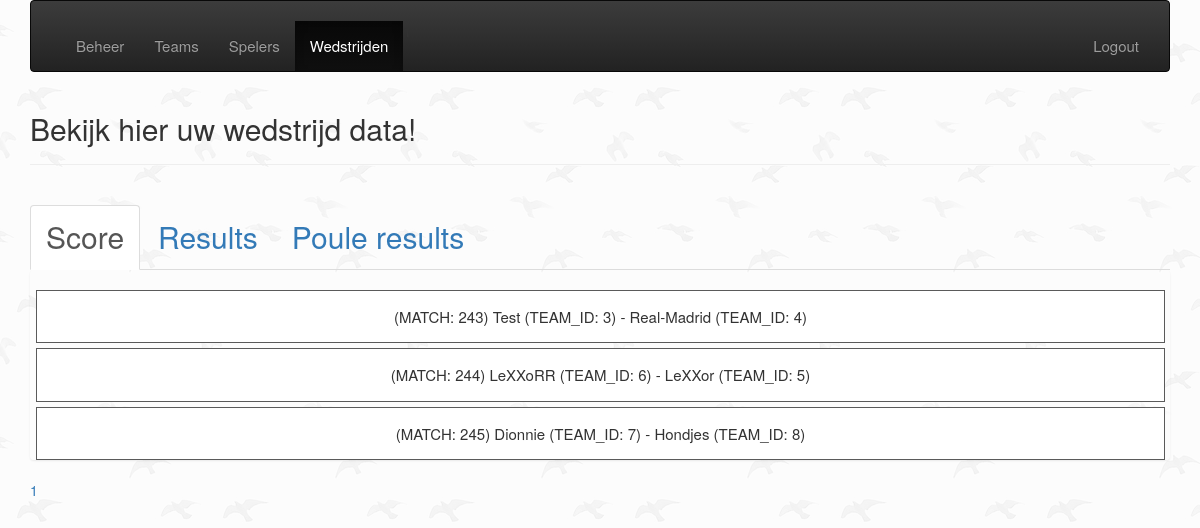
The app's page /admin/public/createGame.php (signed in), older data.
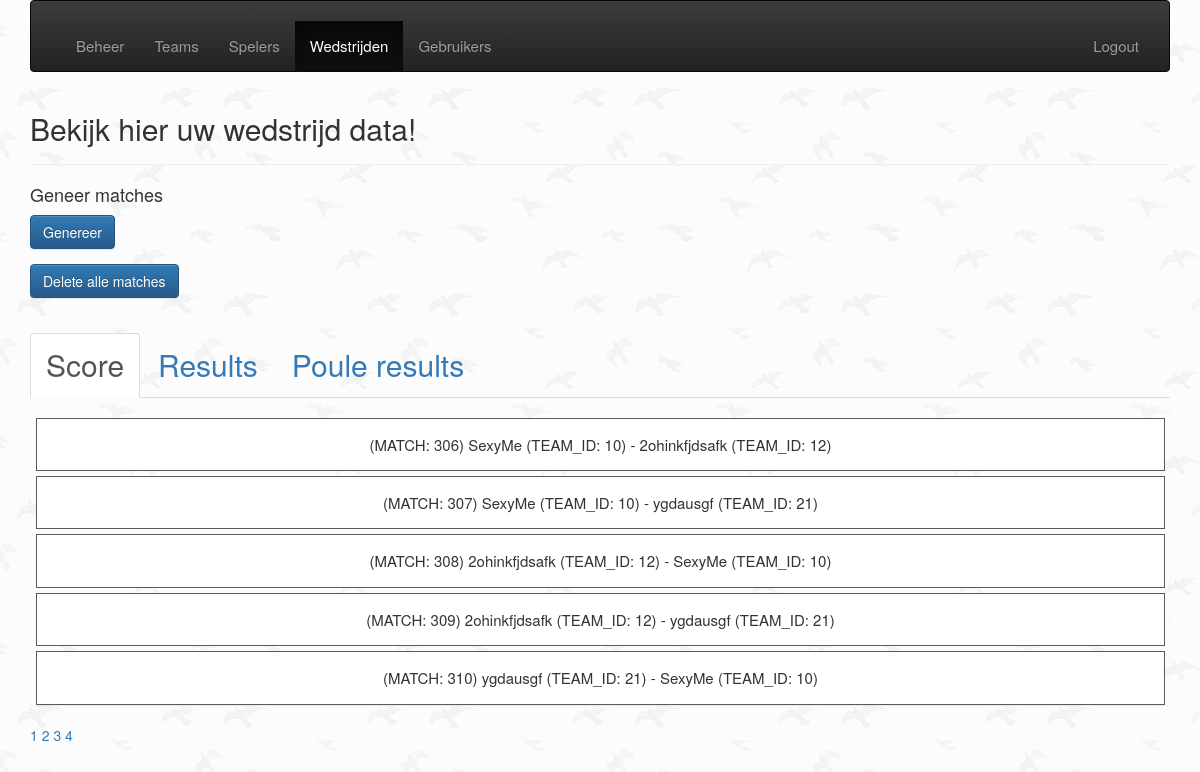
The same page, newer data.
### tables this page shows
CREATE TABLE `tbl_matches` (
  `id` int(10) UNSIGNED NOT NULL,
  `team_id_a` int(10) UNSIGNED NOT NULL,
  `team_id_b` int(10) UNSIGNED NOT NULL,
  `score_team_a` int(10) UNSIGNED DEFAULT '0',
  `score_team_b` int(10) UNSIGNED DEFAULT '0',
  `isPlayed` tinyint(1) DEFAULT '0',
  `matchType` int(1) NOT NULL DEFAULT '0',
  `start_time` datetime DEFAULT NULL
);

CREATE TABLE `tbl_teams` (
  `id` int(11) UNSIGNED NOT NULL,
  `poule_id` int(11) NOT NULL DEFAULT '0',
  `name` varchar(255) NOT NULL,
  `points` int(3) DEFAULT '0',
  `totalGoals` int(11) NOT NULL DEFAULT '0',
  `created_at` datetime NOT NULL DEFAULT CURRENT_TIMESTAMP,
  `deleted_at` datetime DEFAULT NULL
);

### admin/app/init.php (called while the page is built)
<?php
$navMenu = [
    [
        'label' => 'Beheer',
        'link'  => 'beheer.php',
        'level' => 1
    ],
    [
        'label' => 'Teams',
        'link'  => 'createTeam.php',
        'level' => 1
    ],
    [
        'label' => 'Spelers',
        'link'  => 'createPlayer.php',
        'level' => 1
    ],
    [
        'label' => 'Wedstrijden',
        'link'  => 'createGame.php',
        'level' => 1
    ],
    [
        'label' => 'Gebruikers',
        'link'  => 'createUser.php',
        'level' => 2
    ],
];

### admin/public/createGame.php (the view, shortened to what the changed rows need)
<?php
require ('../app/database.php');
require ('header.php');
?>
    <header class="page-header">
        <h2>Bekijk hier uw wedstrijd data!</h2>
    </header>
    <?php if ( $_SESSION['adminLevel'] >= 2 ) :?>
        <h4>Geneer matches</h4>
        <form action="../app/create_game_manager.php" method="POST">
            <div class="form-group">
                <input class="btn btn-primary" type="submit" value="Genereer">
            </div>
        </form>
        <form action="../app/delete_game_manager.php" method="POST">
            <div class="form-group">
                <input class="btn btn-primary" type="submit" value="Delete alle matches">
            </div>
        </form>
    <?php endif; ?>
    <ul class="nav nav-tabs" id="filter" role="tablist">
        <li role="presentation" class="active">
        </li>
        <li role="presentation" class="">
        </li>
        <li role="presentation" class="">
        </li>
    </ul>
    <div class="tab-content" id="tab-content">
        <div class="tab-pane active" id="score">
            <?php
            $page = isset($_GET['page'])?(int)$_GET['page'] : 1;
            $perPage = isset($_GET['per-page'])&& $_GET['per-page'] <=5 ?(int)$_GET['per-page'] : 5;
            $start = ($page > 1) ? ($page * $perPage) - $perPage : 0;
            $matches = $db_conn->prepare ("SELECT SQL_CALC_FOUND_ROWS * FROM tbl_matches WHERE isPlayed = FALSE LIMIT {$start},{$perPage}");
            $matches->execute();
            $matches = $matches->fetchAll(PDO::FETCH_ASSOC);
            $total = $db_conn->query("SELECT FOUND_ROWS() as total")->fetch()['total'];
            $pages = ceil($total /$perPage);
            $teams = $db_conn->prepare ("SELECT * FROM tbl_teams");
            $teams->execute();
            $teams = $teams->fetchAll(PDO::FETCH_ASSOC);
            ?>
            <ul class="list-group">
                <?php
                    foreach ($matches as $match)
                    {
                        $id = $match['id'];
                        $team_id_a = $match['team_id_a'];
                        $team_id_b = $match['team_id_b'];
                        foreach ($teams as $team) {
                            if ($team_id_a == $team['id']) {
                                $name_team_a    = $team['name'];
                                $id_team_a      = $team['id'];
                            }
                            else if ($team_id_b == $team['id'])
                            {
                                $name_team_b = $team['name'];
                                $id_team_b = $team['id'];
                            }
                            else
                            {
                                if (!isset($name_team_a) && !isset($id_team_a)) {
                                    $name_team_a    = "ERROR";
                                    $id_team_a      = "-1";
                                }
                                else if (!isset($name_team_b) && !isset($id_team_b)) {
                                    $name_team_b    = "ERROR";
                                    $id_team_b      = "-1";
                                }
                            }
                        }
                        echo "<ul class=\"game-item\">
                                  <form action=\"change_game.php\" method=\"POST\">
                                      <input type=\"hidden\" name=\"play\" value=\"{$match['id']}\">
                                      <input class=\"adjust\" type=\"submit\" value=\"Adjust\">
                                         </form>
                                      <li>
                                        (MATCH: $id) $name_team_a (TEAM_ID: $id_team_a) - $name_team_b (TEAM_ID: $id_team_b)
                                      </li>
                                <form action=\"adjust_game.php\" method=\"GET\">
                                      <input type=\"hidden\" name=\"adjust\" value=\"{$match['id']}\">
                                      <input class=\"delete\" type=\"submit\" value=\"Play\">
                                         </form>
                              </ul>";
                    }
                ?>
            </ul>
            <div class="pagenation">
                <?php  for ($x =1; $x <= $pages; $x++) :?>
                    <a href="?page=<?php echo $x; ?>&per-page=<?php echo $perPage ?>"><?php  echo $x; ?></a>
                <?php endfor; ?>
            </div>
        </div>
</div>
<?php require ('footer.php'); ?>

### admin/public/header.php (shortened to what the changed rows need)
<?php
    require_once __DIR__ . '/../app/init.php';
    function checkActiveUrl($url)
    {
        $requestedUrl = $_SERVER['REQUEST_URI'];
        $split = explode('/', $requestedUrl);
        if (end($split) === $url )
        {
            return true;
        }
        return false;
    }
?>
<!doctype html>
<html lang="en">
<head>
    <link rel="stylesheet" href="../css/main.css">
    <link rel="stylesheet" href="https://maxcdn.bootstrapcdn.com/bootstrap/3.3.7/css/bootstrap.min.css"
>
    <link rel="stylesheet" href="https://maxcdn.bootstrapcdn.com/bootstrap/3.3.7/css/bootstrap-theme.min.css"
>
</head>
<body>
    <div class="container">
        <nav class="navbar navbar-inverse">
            <div class="container-fluid">
                <div class="collapse navbar-collapse" id="bs-example-navbar-collapse-1">
                    <ul class="nav navbar-nav">
                        <?php foreach($navMenu as $item): ?>
                            <?php if($item['level'] <= $_SESSION['adminLevel'] ): ?>
                                <li class="<?php echo checkActiveUrl($item['link']) ? 'active' : '' ?>" role="presentation"><a href="<?= $item['link']; ?>"> <?= $item['label']; ?> </a></li>
                            <?php endif; ?>
                        <?php endforeach; ?>
                    </ul>
                </div>
            </div>
        </nav>

Row changes from the older to the newer data that the page shows:
removed tbl_matches: id "243", team_id_a.name "Test", team_id_a "3", team_id_b.name "Real-Madrid", team_id_b "4"
removed tbl_matches: id "244", team_id_a.name "LeXXoRR", team_id_a "6", team_id_b.name "LeXXor", team_id_b "5"
removed tbl_matches: id "245", team_id_a.name "Dionnie", team_id_a "7", team_id_b.name "Hondjes", team_id_b "8"
added tbl_matches: id "306", team_id_a.name "SexyMe", team_id_a "10", team_id_b.name "2ohinkfjdsafk", team_id_b "12"
added tbl_matches: id "307", team_id_a.name "SexyMe", team_id_a "10", team_id_b.name "ygdausgf", team_id_b "21"
added tbl_matches: id "308", team_id_a.name "2ohinkfjdsafk", team_id_a "12", team_id_b.name "SexyMe", team_id_b "10"
added tbl_matches: id "309", team_id_a.name "2ohinkfjdsafk", team_id_a "12", team_id_b.name "ygdausgf", team_id_b "21"
added tbl_matches: id "310", team_id_a.name "ygdausgf", team_id_a "21", team_id_b.name "SexyMe", team_id_b "10"
Text that changed along with them:
form field value: (not shown) → "Genereer"
form field value: (not shown) → "Delete alle matches"
new list line: "Gebruikers"
text now shown: "Geneer matches"
new list line: "2"
new list line: "3"
new list line: "4"
